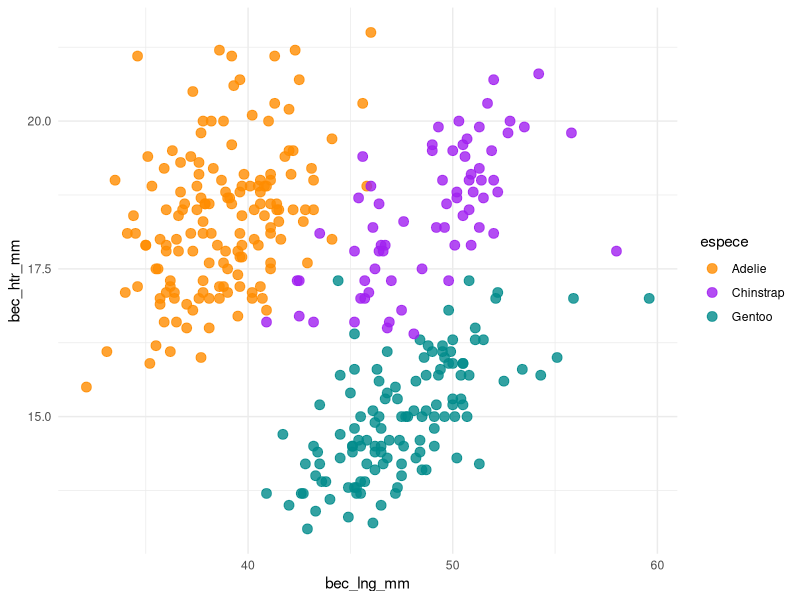
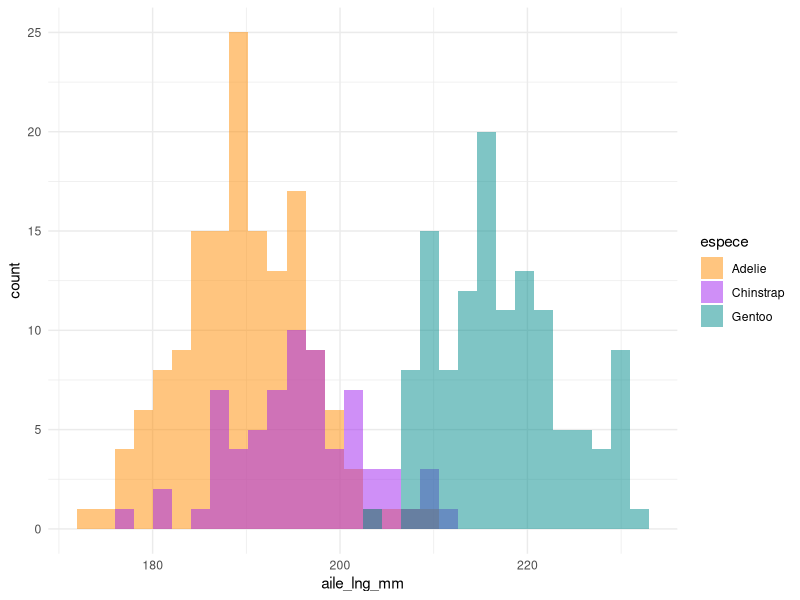
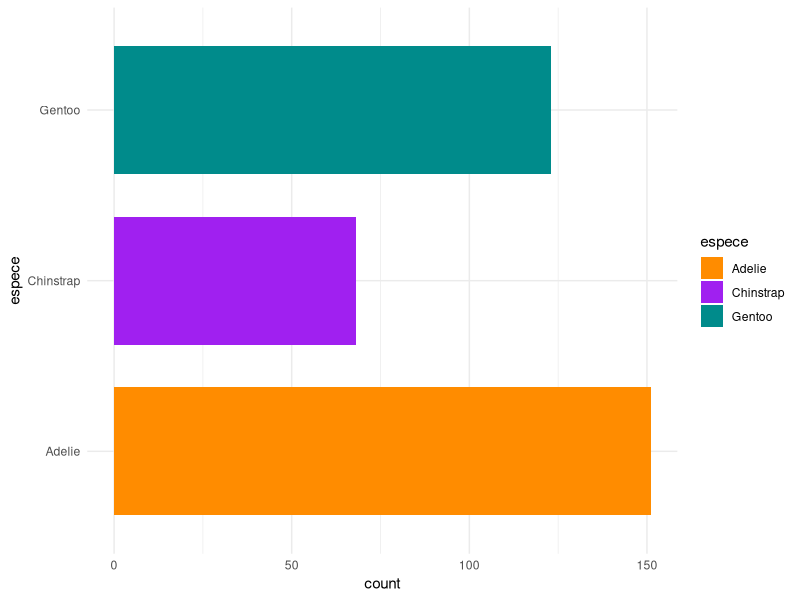
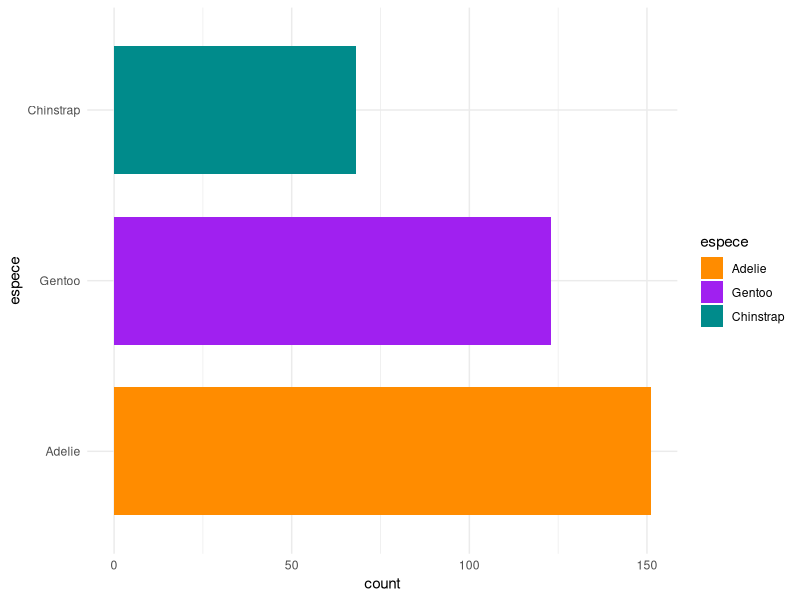
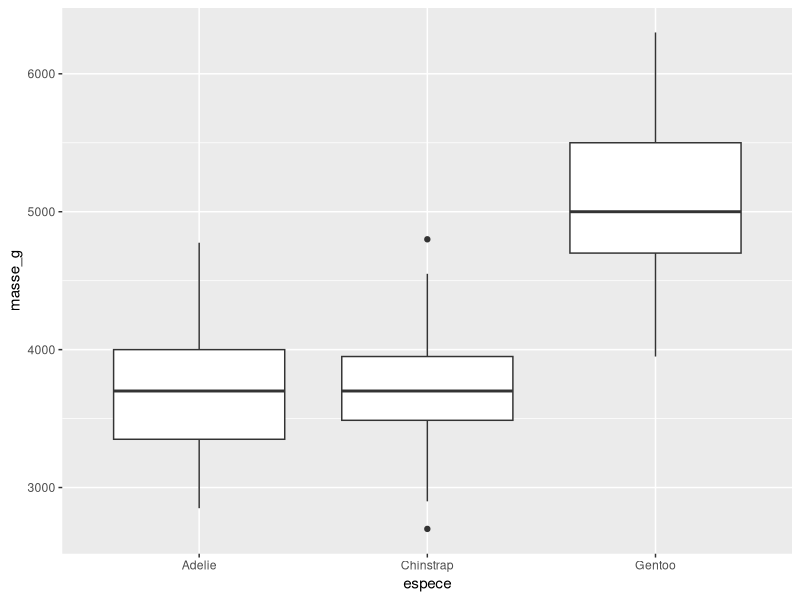

Write the R code that produced these figures, in order.
# Palmer penguins plots 
# Last updated 2022-06-23

# Load packages ----

library(palmerpenguins)
library(tidyverse)

# Import dataset ----

d1 <- palmerpenguins::penguins %>% 
  select(espece = species,
         ile = island,
         bec_lng_mm = bill_length_mm,
         bec_htr_mm = bill_depth_mm,
         aile_lng_mm = flipper_length_mm,
         masse_g = body_mass_g) %>% 
  filter(!is.na(bec_lng_mm))

# Scatter plot ----

d1 %>% 
  ggplot(aes(x = bec_lng_mm,
             y = bec_htr_mm,
             colour = espece)) +
  geom_point(shape = 19, size = 3, alpha = 0.8,
             aes(size = masse_g)) +
  scale_colour_manual(values = c("darkorange", "purple", "cyan4")) +
  theme_minimal()

# Histogram ----

d1 %>% 
  ggplot(aes(x = aile_lng_mm)) +
  geom_histogram(aes(fill = espece),
                 alpha = 0.5,
                 position = "identity") +
  scale_fill_manual(values = c("darkorange", "purple", "cyan4")) +
  theme_minimal()

# Bar plot ----

d1 %>% 
  ggplot(aes(x = espece)) +
  geom_bar(aes(fill = espece),
           width = 0.75) +
  coord_flip() +
  scale_fill_manual(values = c("darkorange", "purple", "cyan4")) +
  theme_minimal()

d1 %>% 
  mutate(espece = fct_infreq(espece)) %>% 
  ggplot(aes(x = espece)) +
  geom_bar(aes(fill = espece),
           width = 0.75) +
  coord_flip() +
  scale_fill_manual(values = c("darkorange", "purple", "cyan4")) +
  theme_minimal()

# Boxplot ----

d1 %>% 
  ggplot(aes(x = espece, y = masse_g)) +
  geom_boxplot()
